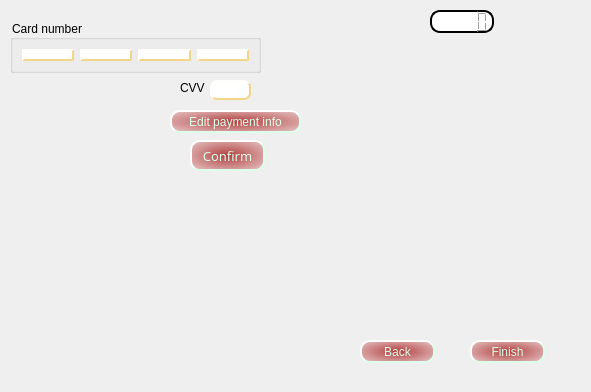
<?xml version="1.0" encoding="UTF-8"?>
<ui version="4.0">
 <class>Payment</class>
 <widget class="QDialog" name="Payment">
  <property name="geometry">
   <rect>
    <x>0</x>
    <y>0</y>
    <width>591</width>
    <height>392</height>
   </rect>
  </property>
  <property name="windowTitle">
   <string>Payment Status</string>
  </property>
  <property name="windowIcon">
   <iconset>
    <normaloff>../build-IPZ_LABS-Desktop_Qt_5_4_2_MSVC2012_OpenGL_32bit-Debug/debug/icon.png</normaloff>../build-IPZ_LABS-Desktop_Qt_5_4_2_MSVC2012_OpenGL_32bit-Debug/debug/icon.png</iconset>
  </property>
  <property name="styleSheet">
   <string notr="true">QDialog#Payment{
background-color: qconicalgradient(cx:0.5, cy:0.5, angle:0, stop:0 rgba(35, 40, 3, 255), stop:0.16 rgba(136, 106, 22, 255), stop:0.225 rgba(166, 140, 41, 255), stop:0.285 rgba(204, 181, 74, 255), stop:0.345 rgba(235, 219, 102, 255), stop:0.415 rgba(245, 236, 112, 255), stop:0.52 rgba(209, 190, 76, 255), stop:0.57 rgba(187, 156, 51, 255), stop:0.635 rgba(168, 142, 42, 255), stop:0.695 rgba(202, 174, 68, 255), stop:0.75 rgba(218, 202, 86, 255), stop:0.815 rgba(208, 187, 73, 255), stop:0.88 rgba(187, 156, 51, 255), stop:0.935 rgba(137, 108, 26, 255), stop:1 rgba(35, 40, 3, 255));
}

QPushButton#confirmButton{
	background-color: qradialgradient(spread:repeat, cx:0.5, cy:0.5, radius:1.0, fx:0.5, fy:0.5, stop:0 rgba(176, 64, 64, 255), stop:1 rgba(255, 255, 255, 255));
	border-width: 1.5px;
	border-style: outset;
    border-radius: 10px;
	padding: 2px;
	font: 75 10pt &quot;MV Boli&quot;;
color: rgb(219, 255, 234);
}
QPushButton#confirmButton:pressed {
    
	background-color:qradialgradient(spread:repeat, cx:0.5, cy:0.5, radius:1.0, fx:0.5, fy:0.5, stop:0 rgba(64, 176, 77, 255), stop:1 rgba(255, 255, 255, 255));
border-style: inset
}

QPushButton#confirmButton:hover {
    
	background-color:qradialgradient(spread:repeat, cx:0.5, cy:0.5, radius:1.0, fx:0.5, fy:0.5, stop:0 rgba(64, 176, 77, 255), stop:1 rgba(255, 255, 255, 255));
border-style: inset
}

QPushButton#confirmButton:disabled {
    
	background-color:qradialgradient(spread:pad, cx:0.5, cy:0.5, radius:1, fx:0.5, fy:0.46, stop:0 rgba(37, 20, 21, 255), stop:1 rgba(255, 255, 255, 255));
	color: rgb(255, 255, 255);

}


QPushButton#backButton{
	background-color: qradialgradient(spread:repeat, cx:0.5, cy:0.5, radius:1.0, fx:0.5, fy:0.5, stop:0 rgba(176, 64, 64, 255), stop:1 rgba(255, 255, 255, 255));
	border-width: 1.5px;
	border-style: outset;
    border-radius: 10px;
	padding: 2px;
	font: 75 10pt &quot;MV Boli&quot;;
color: rgb(219, 255, 234);
}
QPushButton#backButton:pressed {
    
	background-color:qradialgradient(spread:repeat, cx:0.5, cy:0.5, radius:1.0, fx:0.5, fy:0.5, stop:0 rgba(64, 176, 77, 255), stop:1 rgba(255, 255, 255, 255));
border-style: inset
}
QPushButton#backButton:hover {
    
	background-color:qradialgradient(spread:repeat, cx:0.5, cy:0.5, radius:1.0, fx:0.5, fy:0.5, stop:0 rgba(64, 176, 77, 255), stop:1 rgba(255, 255, 255, 255));
border-style: inset
}

QPushButton#backButton:disabled {
    
	background-color:qradialgradient(spread:pad, cx:0.5, cy:0.5, radius:1, fx:0.5, fy:0.46, stop:0 rgba(37, 20, 21, 255), stop:1 rgba(255, 255, 255, 255));
	color: rgb(255, 255, 255);

}


QPushButton#editButton{
	background-color: qradialgradient(spread:repeat, cx:0.5, cy:0.5, radius:1.0, fx:0.5, fy:0.5, stop:0 rgba(176, 64, 64, 255), stop:1 rgba(255, 255, 255, 255));
	border-width: 1.5px;
	border-style: outset;
    border-radius: 10px;
	padding: 2px;
	font: 75 10pt &quot;MV Boli&quot;;
color: rgb(219, 255, 234);
}
QPushButton#editButton:pressed {
    
	background-color:qradialgradient(spread:repeat, cx:0.5, cy:0.5, radius:1.0, fx:0.5, fy:0.5, stop:0 rgba(64, 176, 77, 255), stop:1 rgba(255, 255, 255, 255));
border-style: inset
}

QPushButton#editButton:hover {
    
	background-color:qradialgradient(spread:repeat, cx:0.5, cy:0.5, radius:1.0, fx:0.5, fy:0.5, stop:0 rgba(64, 176, 77, 255), stop:1 rgba(255, 255, 255, 255));
border-style: inset
}

QPushButton#editButton:disabled {
    
	background-color:qradialgradient(spread:pad, cx:0.5, cy:0.5, radius:1, fx:0.5, fy:0.46, stop:0 rgba(37, 20, 21, 255), stop:1 rgba(255, 255, 255, 255));
	color: rgb(255, 255, 255);

}


QPushButton#finishButton{
	background-color: qradialgradient(spread:repeat, cx:0.5, cy:0.5, radius:1.0, fx:0.5, fy:0.5, stop:0 rgba(176, 64, 64, 255), stop:1 rgba(255, 255, 255, 255));
	border-width: 1.5px;
	border-style: outset;
    border-radius: 10px;
	padding: 2px;
	font: 75 10pt &quot;MV Boli&quot;;
color: rgb(219, 255, 234);
}
QPushButton#finishButton:pressed {
    
	background-color:qradialgradient(spread:repeat, cx:0.5, cy:0.5, radius:1.0, fx:0.5, fy:0.5, stop:0 rgba(64, 176, 77, 255), stop:1 rgba(255, 255, 255, 255));
border-style: inset
}

QPushButton#finishButton:hover {
    
	background-color:qradialgradient(spread:repeat, cx:0.5, cy:0.5, radius:1.0, fx:0.5, fy:0.5, stop:0 rgba(64, 176, 77, 255), stop:1 rgba(255, 255, 255, 255));
border-style: inset
}

QPushButton#finishButton:disabled {
    
	background-color:qradialgradient(spread:pad, cx:0.5, cy:0.5, radius:1, fx:0.5, fy:0.46, stop:0 rgba(37, 20, 21, 255), stop:1 rgba(255, 255, 255, 255));
	color: rgb(255, 255, 255);

}

QLineEdit{
background-color:qlineargradient(spread:pad, x1:0, y1:0, x2:1, y2:0, stop:0 rgba(245, 224, 176, 255), stop:0.09 rgba(246, 189, 237, 255), stop:0.14 rgba(194, 207, 246, 255), stop:0.19 rgba(184, 160, 168, 255), stop:0.25 rgba(171, 186, 248, 255), stop:0.32 rgba(243, 248, 224, 255), stop:0.385 rgba(249, 162, 183, 255), stop:0.47 rgba(100, 115, 124, 255), stop:0.58 rgba(251, 205, 202, 255), stop:0.65 rgba(170, 128, 185, 255), stop:0.75 rgba(252, 222, 204, 255), stop:0.805 rgba(206, 122, 218, 255), stop:0.86 rgba(254, 223, 175, 255), stop:0.91 rgba(254, 236, 244, 255), stop:1 rgba(255, 191, 221, 255));
border-color: rgb(243, 213, 135);
border-style: outset;
border-radius: 7px;
font: 75 10pt &quot;MV Boli&quot;;
border-width: 2px;
color: rgb(0, 0, 0)
}

QLineEdit:disabled {
    
	background-color:qradialgradient(spread:pad, cx:0.5, cy:0.5, radius:1, fx:0.5, fy:0.46, stop:0 rgba(37, 20, 21, 255), stop:1 rgba(255, 255, 255, 255));
	color: rgb(255, 255, 255);

}

QGroupBox#groupBox{
font: 75 10pt &quot;MV Boli&quot;;
	color: rgb(0, 0, 0);
}
QLabel#label{
font: 75 10pt &quot;MV Boli&quot;;
}

QLCDNumber#expireTime{
border-style: outset;
border-color: rgb(0, 0, 0);
background-color: rgb(255, 255, 255);
border-radius: 10px;
border-width: 2px;
color: rgb(255, 0, 4);
}</string>
  </property>
  <widget class="QGroupBox" name="groupBox">
   <property name="geometry">
    <rect>
     <x>10</x>
     <y>20</y>
     <width>251</width>
     <height>53</height>
    </rect>
   </property>
   <property name="title">
    <string>Card number</string>
   </property>
   <layout class="QHBoxLayout" name="horizontalLayout">
    <item>
     <widget class="QLineEdit" name="lineEdit"/>
    </item>
    <item>
     <widget class="QLineEdit" name="lineEdit_2"/>
    </item>
    <item>
     <widget class="QLineEdit" name="lineEdit_3"/>
    </item>
    <item>
     <widget class="QLineEdit" name="lineEdit_4"/>
    </item>
   </layout>
  </widget>
  <widget class="QLineEdit" name="lineEdit_5">
   <property name="geometry">
    <rect>
     <x>210</x>
     <y>80</y>
     <width>41</width>
     <height>20</height>
    </rect>
   </property>
  </widget>
  <widget class="QLabel" name="label">
   <property name="geometry">
    <rect>
     <x>180</x>
     <y>80</y>
     <width>41</width>
     <height>16</height>
    </rect>
   </property>
   <property name="text">
    <string>CVV</string>
   </property>
  </widget>
  <widget class="QPushButton" name="confirmButton">
   <property name="geometry">
    <rect>
     <x>190</x>
     <y>140</y>
     <width>75</width>
     <height>31</height>
    </rect>
   </property>
   <property name="palette">
    <palette>
     <active>
      <colorrole role="WindowText">
       <brush brushstyle="SolidPattern">
        <color alpha="255">
         <red>219</red>
         <green>255</green>
         <blue>234</blue>
        </color>
       </brush>
      </colorrole>
      <colorrole role="Button">
       <brush brushstyle="RadialGradientPattern">
        <gradient centralx="0.500000000000000" centraly="0.500000000000000" focalx="0.500000000000000" focaly="0.500000000000000" radius="1.000000000000000" type="RadialGradient" spread="RepeatSpread" coordinatemode="ObjectBoundingMode">
         <gradientstop position="0.000000000000000">
          <color alpha="255">
           <red>176</red>
           <green>64</green>
           <blue>64</blue>
          </color>
         </gradientstop>
         <gradientstop position="1.000000000000000">
          <color alpha="255">
           <red>255</red>
           <green>255</green>
           <blue>255</blue>
          </color>
         </gradientstop>
        </gradient>
       </brush>
      </colorrole>
      <colorrole role="Text">
       <brush brushstyle="SolidPattern">
        <color alpha="255">
         <red>219</red>
         <green>255</green>
         <blue>234</blue>
        </color>
       </brush>
      </colorrole>
      <colorrole role="ButtonText">
       <brush brushstyle="SolidPattern">
        <color alpha="255">
         <red>219</red>
         <green>255</green>
         <blue>234</blue>
        </color>
       </brush>
      </colorrole>
      <colorrole role="Base">
       <brush brushstyle="RadialGradientPattern">
        <gradient centralx="0.500000000000000" centraly="0.500000000000000" focalx="0.500000000000000" focaly="0.500000000000000" radius="1.000000000000000" type="RadialGradient" spread="RepeatSpread" coordinatemode="ObjectBoundingMode">
         <gradientstop position="0.000000000000000">
          <color alpha="255">
           <red>176</red>
           <green>64</green>
           <blue>64</blue>
          </color>
         </gradientstop>
         <gradientstop position="1.000000000000000">
          <color alpha="255">
           <red>255</red>
           <green>255</green>
           <blue>255</blue>
          </color>
         </gradientstop>
        </gradient>
       </brush>
      </colorrole>
      <colorrole role="Window">
       <brush brushstyle="RadialGradientPattern">
        <gradient centralx="0.500000000000000" centraly="0.500000000000000" focalx="0.500000000000000" focaly="0.500000000000000" radius="1.000000000000000" type="RadialGradient" spread="RepeatSpread" coordinatemode="ObjectBoundingMode">
         <gradientstop position="0.000000000000000">
          <color alpha="255">
           <red>176</red>
           <green>64</green>
           <blue>64</blue>
          </color>
         </gradientstop>
         <gradientstop position="1.000000000000000">
          <color alpha="255">
           <red>255</red>
           <green>255</green>
           <blue>255</blue>
          </color>
         </gradientstop>
        </gradient>
       </brush>
      </colorrole>
     </active>
     <inactive>
      <colorrole role="WindowText">
       <brush brushstyle="SolidPattern">
        <color alpha="255">
         <red>219</red>
         <green>255</green>
         <blue>234</blue>
        </color>
       </brush>
      </colorrole>
      <colorrole role="Button">
       <brush brushstyle="RadialGradientPattern">
        <gradient centralx="0.500000000000000" centraly="0.500000000000000" focalx="0.500000000000000" focaly="0.500000000000000" radius="1.000000000000000" type="RadialGradient" spread="RepeatSpread" coordinatemode="ObjectBoundingMode">
         <gradientstop position="0.000000000000000">
          <color alpha="255">
           <red>176</red>
           <green>64</green>
           <blue>64</blue>
          </color>
         </gradientstop>
         <gradientstop position="1.000000000000000">
          <color alpha="255">
           <red>255</red>
           <green>255</green>
           <blue>255</blue>
          </color>
         </gradientstop>
        </gradient>
       </brush>
      </colorrole>
      <colorrole role="Text">
       <brush brushstyle="SolidPattern">
        <color alpha="255">
         <red>219</red>
         <green>255</green>
         <blue>234</blue>
        </color>
       </brush>
      </colorrole>
      <colorrole role="ButtonText">
       <brush brushstyle="SolidPattern">
        <color alpha="255">
         <red>219</red>
         <green>255</green>
         <blue>234</blue>
        </color>
       </brush>
      </colorrole>
      <colorrole role="Base">
       <brush brushstyle="RadialGradientPattern">
        <gradient centralx="0.500000000000000" centraly="0.500000000000000" focalx="0.500000000000000" focaly="0.500000000000000" radius="1.000000000000000" type="RadialGradient" spread="RepeatSpread" coordinatemode="ObjectBoundingMode">
         <gradientstop position="0.000000000000000">
          <color alpha="255">
           <red>176</red>
           <green>64</green>
           <blue>64</blue>
          </color>
         </gradientstop>
         <gradientstop position="1.000000000000000">
          <color alpha="255">
           <red>255</red>
           <green>255</green>
           <blue>255</blue>
          </color>
         </gradientstop>
        </gradient>
       </brush>
      </colorrole>
      <colorrole role="Window">
       <brush brushstyle="RadialGradientPattern">
        <gradient centralx="0.500000000000000" centraly="0.500000000000000" focalx="0.500000000000000" focaly="0.500000000000000" radius="1.000000000000000" type="RadialGradient" spread="RepeatSpread" coordinatemode="ObjectBoundingMode">
         <gradientstop position="0.000000000000000">
          <color alpha="255">
           <red>176</red>
           <green>64</green>
           <blue>64</blue>
          </color>
         </gradientstop>
         <gradientstop position="1.000000000000000">
          <color alpha="255">
           <red>255</red>
           <green>255</green>
           <blue>255</blue>
          </color>
         </gradientstop>
        </gradient>
       </brush>
      </colorrole>
     </inactive>
     <disabled>
      <colorrole role="WindowText">
       <brush brushstyle="SolidPattern">
        <color alpha="255">
         <red>255</red>
         <green>255</green>
         <blue>255</blue>
        </color>
       </brush>
      </colorrole>
      <colorrole role="Button">
       <brush brushstyle="RadialGradientPattern">
        <gradient centralx="0.500000000000000" centraly="0.500000000000000" focalx="0.500000000000000" focaly="0.460000000000000" radius="1.000000000000000" type="RadialGradient" spread="PadSpread" coordinatemode="ObjectBoundingMode">
         <gradientstop position="0.000000000000000">
          <color alpha="255">
           <red>37</red>
           <green>20</green>
           <blue>21</blue>
          </color>
         </gradientstop>
         <gradientstop position="1.000000000000000">
          <color alpha="255">
           <red>255</red>
           <green>255</green>
           <blue>255</blue>
          </color>
         </gradientstop>
        </gradient>
       </brush>
      </colorrole>
      <colorrole role="Text">
       <brush brushstyle="SolidPattern">
        <color alpha="255">
         <red>255</red>
         <green>255</green>
         <blue>255</blue>
        </color>
       </brush>
      </colorrole>
      <colorrole role="ButtonText">
       <brush brushstyle="SolidPattern">
        <color alpha="255">
         <red>255</red>
         <green>255</green>
         <blue>255</blue>
        </color>
       </brush>
      </colorrole>
      <colorrole role="Base">
       <brush brushstyle="RadialGradientPattern">
        <gradient centralx="0.500000000000000" centraly="0.500000000000000" focalx="0.500000000000000" focaly="0.460000000000000" radius="1.000000000000000" type="RadialGradient" spread="PadSpread" coordinatemode="ObjectBoundingMode">
         <gradientstop position="0.000000000000000">
          <color alpha="255">
           <red>37</red>
           <green>20</green>
           <blue>21</blue>
          </color>
         </gradientstop>
         <gradientstop position="1.000000000000000">
          <color alpha="255">
           <red>255</red>
           <green>255</green>
           <blue>255</blue>
          </color>
         </gradientstop>
        </gradient>
       </brush>
      </colorrole>
      <colorrole role="Window">
       <brush brushstyle="RadialGradientPattern">
        <gradient centralx="0.500000000000000" centraly="0.500000000000000" focalx="0.500000000000000" focaly="0.460000000000000" radius="1.000000000000000" type="RadialGradient" spread="PadSpread" coordinatemode="ObjectBoundingMode">
         <gradientstop position="0.000000000000000">
          <color alpha="255">
           <red>37</red>
           <green>20</green>
           <blue>21</blue>
          </color>
         </gradientstop>
         <gradientstop position="1.000000000000000">
          <color alpha="255">
           <red>255</red>
           <green>255</green>
           <blue>255</blue>
          </color>
         </gradientstop>
        </gradient>
       </brush>
      </colorrole>
     </disabled>
    </palette>
   </property>
   <property name="font">
    <font>
     <family>MV Boli</family>
     <pointsize>10</pointsize>
     <weight>9</weight>
     <italic>false</italic>
     <bold>false</bold>
    </font>
   </property>
   <property name="styleSheet">
    <string notr="true"/>
   </property>
   <property name="text">
    <string>Confirm</string>
   </property>
  </widget>
  <widget class="QPushButton" name="backButton">
   <property name="geometry">
    <rect>
     <x>360</x>
     <y>340</y>
     <width>75</width>
     <height>23</height>
    </rect>
   </property>
   <property name="text">
    <string>Back</string>
   </property>
  </widget>
  <widget class="QPushButton" name="finishButton">
   <property name="geometry">
    <rect>
     <x>470</x>
     <y>340</y>
     <width>75</width>
     <height>23</height>
    </rect>
   </property>
   <property name="text">
    <string>Finish</string>
   </property>
  </widget>
  <widget class="QPushButton" name="editButton">
   <property name="enabled">
    <bool>true</bool>
   </property>
   <property name="geometry">
    <rect>
     <x>170</x>
     <y>110</y>
     <width>131</width>
     <height>23</height>
    </rect>
   </property>
   <property name="palette">
    <palette>
     <active>
      <colorrole role="WindowText">
       <brush brushstyle="SolidPattern">
        <color alpha="255">
         <red>219</red>
         <green>255</green>
         <blue>234</blue>
        </color>
       </brush>
      </colorrole>
      <colorrole role="Button">
       <brush brushstyle="RadialGradientPattern">
        <gradient centralx="0.500000000000000" centraly="0.500000000000000" focalx="0.500000000000000" focaly="0.500000000000000" radius="1.000000000000000" type="RadialGradient" spread="RepeatSpread" coordinatemode="ObjectBoundingMode">
         <gradientstop position="0.000000000000000">
          <color alpha="255">
           <red>176</red>
           <green>64</green>
           <blue>64</blue>
          </color>
         </gradientstop>
         <gradientstop position="1.000000000000000">
          <color alpha="255">
           <red>255</red>
           <green>255</green>
           <blue>255</blue>
          </color>
         </gradientstop>
        </gradient>
       </brush>
      </colorrole>
      <colorrole role="Text">
       <brush brushstyle="SolidPattern">
        <color alpha="255">
         <red>219</red>
         <green>255</green>
         <blue>234</blue>
        </color>
       </brush>
      </colorrole>
      <colorrole role="ButtonText">
       <brush brushstyle="SolidPattern">
        <color alpha="255">
         <red>219</red>
         <green>255</green>
         <blue>234</blue>
        </color>
       </brush>
      </colorrole>
      <colorrole role="Base">
       <brush brushstyle="RadialGradientPattern">
        <gradient centralx="0.500000000000000" centraly="0.500000000000000" focalx="0.500000000000000" focaly="0.500000000000000" radius="1.000000000000000" type="RadialGradient" spread="RepeatSpread" coordinatemode="ObjectBoundingMode">
         <gradientstop position="0.000000000000000">
          <color alpha="255">
           <red>176</red>
           <green>64</green>
           <blue>64</blue>
          </color>
         </gradientstop>
         <gradientstop position="1.000000000000000">
          <color alpha="255">
           <red>255</red>
           <green>255</green>
           <blue>255</blue>
          </color>
         </gradientstop>
        </gradient>
       </brush>
      </colorrole>
      <colorrole role="Window">
       <brush brushstyle="RadialGradientPattern">
        <gradient centralx="0.500000000000000" centraly="0.500000000000000" focalx="0.500000000000000" focaly="0.500000000000000" radius="1.000000000000000" type="RadialGradient" spread="RepeatSpread" coordinatemode="ObjectBoundingMode">
         <gradientstop position="0.000000000000000">
          <color alpha="255">
           <red>176</red>
           <green>64</green>
           <blue>64</blue>
          </color>
         </gradientstop>
         <gradientstop position="1.000000000000000">
          <color alpha="255">
           <red>255</red>
           <green>255</green>
           <blue>255</blue>
          </color>
         </gradientstop>
        </gradient>
       </brush>
      </colorrole>
     </active>
     <inactive>
      <colorrole role="WindowText">
       <brush brushstyle="SolidPattern">
        <color alpha="255">
         <red>219</red>
         <green>255</green>
         <blue>234</blue>
        </color>
       </brush>
      </colorrole>
      <colorrole role="Button">
       <brush brushstyle="RadialGradientPattern">
        <gradient centralx="0.500000000000000" centraly="0.500000000000000" focalx="0.500000000000000" focaly="0.500000000000000" radius="1.000000000000000" type="RadialGradient" spread="RepeatSpread" coordinatemode="ObjectBoundingMode">
         <gradientstop position="0.000000000000000">
          <color alpha="255">
           <red>176</red>
           <green>64</green>
           <blue>64</blue>
          </color>
         </gradientstop>
         <gradientstop position="1.000000000000000">
          <color alpha="255">
           <red>255</red>
           <green>255</green>
           <blue>255</blue>
          </color>
         </gradientstop>
        </gradient>
       </brush>
      </colorrole>
      <colorrole role="Text">
       <brush brushstyle="SolidPattern">
        <color alpha="255">
         <red>219</red>
         <green>255</green>
         <blue>234</blue>
        </color>
       </brush>
      </colorrole>
      <colorrole role="ButtonText">
       <brush brushstyle="SolidPattern">
        <color alpha="255">
         <red>219</red>
         <green>255</green>
         <blue>234</blue>
        </color>
       </brush>
      </colorrole>
      <colorrole role="Base">
       <brush brushstyle="RadialGradientPattern">
        <gradient centralx="0.500000000000000" centraly="0.500000000000000" focalx="0.500000000000000" focaly="0.500000000000000" radius="1.000000000000000" type="RadialGradient" spread="RepeatSpread" coordinatemode="ObjectBoundingMode">
         <gradientstop position="0.000000000000000">
          <color alpha="255">
           <red>176</red>
           <green>64</green>
           <blue>64</blue>
          </color>
         </gradientstop>
         <gradientstop position="1.000000000000000">
          <color alpha="255">
           <red>255</red>
           <green>255</green>
           <blue>255</blue>
          </color>
         </gradientstop>
        </gradient>
       </brush>
      </colorrole>
      <colorrole role="Window">
       <brush brushstyle="RadialGradientPattern">
        <gradient centralx="0.500000000000000" centraly="0.500000000000000" focalx="0.500000000000000" focaly="0.500000000000000" radius="1.000000000000000" type="RadialGradient" spread="RepeatSpread" coordinatemode="ObjectBoundingMode">
         <gradientstop position="0.000000000000000">
          <color alpha="255">
           <red>176</red>
           <green>64</green>
           <blue>64</blue>
          </color>
         </gradientstop>
         <gradientstop position="1.000000000000000">
          <color alpha="255">
           <red>255</red>
           <green>255</green>
           <blue>255</blue>
          </color>
         </gradientstop>
        </gradient>
       </brush>
      </colorrole>
     </inactive>
     <disabled>
      <colorrole role="WindowText">
       <brush brushstyle="SolidPattern">
        <color alpha="255">
         <red>255</red>
         <green>255</green>
         <blue>255</blue>
        </color>
       </brush>
      </colorrole>
      <colorrole role="Button">
       <brush brushstyle="RadialGradientPattern">
        <gradient centralx="0.500000000000000" centraly="0.500000000000000" focalx="0.500000000000000" focaly="0.460000000000000" radius="1.000000000000000" type="RadialGradient" spread="PadSpread" coordinatemode="ObjectBoundingMode">
         <gradientstop position="0.000000000000000">
          <color alpha="255">
           <red>37</red>
           <green>20</green>
           <blue>21</blue>
          </color>
         </gradientstop>
         <gradientstop position="1.000000000000000">
          <color alpha="255">
           <red>255</red>
           <green>255</green>
           <blue>255</blue>
          </color>
         </gradientstop>
        </gradient>
       </brush>
      </colorrole>
      <colorrole role="Text">
       <brush brushstyle="SolidPattern">
        <color alpha="255">
         <red>255</red>
         <green>255</green>
         <blue>255</blue>
        </color>
       </brush>
      </colorrole>
      <colorrole role="ButtonText">
       <brush brushstyle="SolidPattern">
        <color alpha="255">
         <red>255</red>
         <green>255</green>
         <blue>255</blue>
        </color>
       </brush>
      </colorrole>
      <colorrole role="Base">
       <brush brushstyle="RadialGradientPattern">
        <gradient centralx="0.500000000000000" centraly="0.500000000000000" focalx="0.500000000000000" focaly="0.460000000000000" radius="1.000000000000000" type="RadialGradient" spread="PadSpread" coordinatemode="ObjectBoundingMode">
         <gradientstop position="0.000000000000000">
          <color alpha="255">
           <red>37</red>
           <green>20</green>
           <blue>21</blue>
          </color>
         </gradientstop>
         <gradientstop position="1.000000000000000">
          <color alpha="255">
           <red>255</red>
           <green>255</green>
           <blue>255</blue>
          </color>
         </gradientstop>
        </gradient>
       </brush>
      </colorrole>
      <colorrole role="Window">
       <brush brushstyle="RadialGradientPattern">
        <gradient centralx="0.500000000000000" centraly="0.500000000000000" focalx="0.500000000000000" focaly="0.460000000000000" radius="1.000000000000000" type="RadialGradient" spread="PadSpread" coordinatemode="ObjectBoundingMode">
         <gradientstop position="0.000000000000000">
          <color alpha="255">
           <red>37</red>
           <green>20</green>
           <blue>21</blue>
          </color>
         </gradientstop>
         <gradientstop position="1.000000000000000">
          <color alpha="255">
           <red>255</red>
           <green>255</green>
           <blue>255</blue>
          </color>
         </gradientstop>
        </gradient>
       </brush>
      </colorrole>
     </disabled>
    </palette>
   </property>
   <property name="text">
    <string>Edit payment info</string>
   </property>
  </widget>
  <widget class="QLCDNumber" name="expireTime">
   <property name="geometry">
    <rect>
     <x>430</x>
     <y>10</y>
     <width>64</width>
     <height>23</height>
    </rect>
   </property>
  </widget>
 </widget>
 <resources/>
 <connections/>
</ui>
